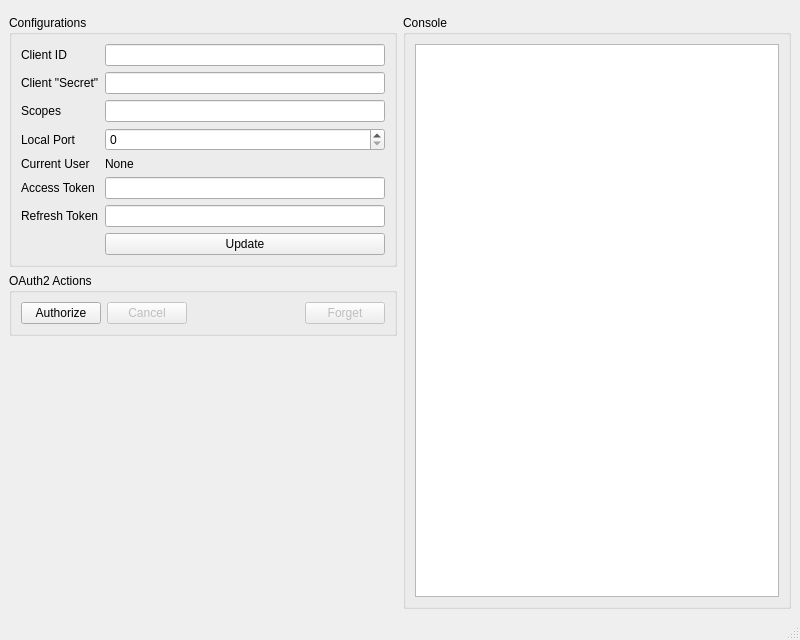
<?xml version="1.0" encoding="UTF-8"?>
<ui version="4.0">
 <class>MainWindow</class>
 <widget class="QMainWindow" name="MainWindow">
  <property name="geometry">
   <rect>
    <x>0</x>
    <y>0</y>
    <width>800</width>
    <height>640</height>
   </rect>
  </property>
  <property name="windowTitle">
   <string>MainWindow</string>
  </property>
  <widget class="QWidget" name="mainWidget">
   <layout class="QVBoxLayout" name="verticalLayout_4">
    <item>
     <widget class="KMessageWidget" name="messageWidget">
      <property name="frameShape">
       <enum>QFrame::StyledPanel</enum>
      </property>
      <property name="frameShadow">
       <enum>QFrame::Raised</enum>
      </property>
     </widget>
    </item>
    <item>
     <layout class="QHBoxLayout" name="horizontalLayout">
      <item>
       <layout class="QVBoxLayout" name="verticalLayout">
        <item>
         <widget class="QGroupBox" name="groupBox">
          <property name="title">
           <string>Configurations</string>
          </property>
          <layout class="QVBoxLayout" name="verticalLayout_2">
           <item>
            <layout class="QFormLayout" name="formLayout">
             <item row="0" column="0">
              <widget class="QLabel" name="label">
               <property name="text">
                <string>Client ID</string>
               </property>
              </widget>
             </item>
             <item row="0" column="1">
              <widget class="QLineEdit" name="lineEditClientID"/>
             </item>
             <item row="1" column="0">
              <widget class="QLabel" name="label_2">
               <property name="text">
                <string>Client &quot;Secret&quot;</string>
               </property>
              </widget>
             </item>
             <item row="1" column="1">
              <widget class="QLineEdit" name="lineEditClientSecret"/>
             </item>
             <item row="2" column="0">
              <widget class="QLabel" name="label_4">
               <property name="text">
                <string>Scopes</string>
               </property>
              </widget>
             </item>
             <item row="2" column="1">
              <widget class="QLineEdit" name="lineEditScopes"/>
             </item>
             <item row="3" column="0">
              <widget class="QLabel" name="label_3">
               <property name="text">
                <string>Local Port</string>
               </property>
              </widget>
             </item>
             <item row="3" column="1">
              <widget class="QSpinBox" name="spinBoxLocalPort">
               <property name="maximum">
                <number>65535</number>
               </property>
              </widget>
             </item>
             <item row="4" column="0">
              <widget class="QLabel" name="label_5">
               <property name="text">
                <string>Current User</string>
               </property>
              </widget>
             </item>
             <item row="4" column="1">
              <widget class="QLabel" name="labelCurrentUser">
               <property name="text">
                <string>None</string>
               </property>
              </widget>
             </item>
             <item row="5" column="0">
              <widget class="QLabel" name="label_6">
               <property name="text">
                <string>Access Token</string>
               </property>
              </widget>
             </item>
             <item row="5" column="1">
              <widget class="QLineEdit" name="lineEditAccessToken"/>
             </item>
             <item row="6" column="0">
              <widget class="QLabel" name="label_7">
               <property name="text">
                <string>Refresh Token</string>
               </property>
              </widget>
             </item>
             <item row="6" column="1">
              <widget class="QLineEdit" name="lineEditRefreshToken"/>
             </item>
             <item row="7" column="1">
              <widget class="QPushButton" name="pushButtonUpdateConfigurations">
               <property name="text">
                <string>Update</string>
               </property>
              </widget>
             </item>
             <item row="7" column="0">
              <widget class="QLabel" name="label_8">
               <property name="text">
                <string/>
               </property>
              </widget>
             </item>
            </layout>
           </item>
          </layout>
         </widget>
        </item>
        <item>
         <widget class="QGroupBox" name="groupBox_2">
          <property name="title">
           <string>OAuth2 Actions</string>
          </property>
          <layout class="QHBoxLayout" name="horizontalLayout_2">
           <item>
            <widget class="QPushButton" name="pushButtonAuthorize">
             <property name="text">
              <string>Authorize</string>
             </property>
            </widget>
           </item>
           <item>
            <widget class="QPushButton" name="pushButtonCancel">
             <property name="enabled">
              <bool>false</bool>
             </property>
             <property name="text">
              <string>Cancel</string>
             </property>
            </widget>
           </item>
           <item>
            <spacer name="horizontalSpacer">
             <property name="orientation">
              <enum>Qt::Horizontal</enum>
             </property>
             <property name="sizeHint" stdset="0">
              <size>
               <width>40</width>
               <height>20</height>
              </size>
             </property>
            </spacer>
           </item>
           <item>
            <widget class="QPushButton" name="pushButtonForget">
             <property name="enabled">
              <bool>false</bool>
             </property>
             <property name="text">
              <string>Forget</string>
             </property>
            </widget>
           </item>
          </layout>
         </widget>
        </item>
        <item>
         <spacer name="verticalSpacer">
          <property name="orientation">
           <enum>Qt::Vertical</enum>
          </property>
          <property name="sizeHint" stdset="0">
           <size>
            <width>20</width>
            <height>40</height>
           </size>
          </property>
         </spacer>
        </item>
       </layout>
      </item>
      <item>
       <widget class="QGroupBox" name="groupBox_3">
        <property name="title">
         <string>Console</string>
        </property>
        <layout class="QVBoxLayout" name="verticalLayout_3">
         <item>
          <widget class="QPlainTextEdit" name="console">
           <property name="readOnly">
            <bool>false</bool>
           </property>
           <property name="textInteractionFlags">
            <set>Qt::LinksAccessibleByKeyboard|Qt::LinksAccessibleByMouse|Qt::TextBrowserInteraction|Qt::TextEditable|Qt::TextEditorInteraction|Qt::TextSelectableByKeyboard|Qt::TextSelectableByMouse</set>
           </property>
          </widget>
         </item>
        </layout>
       </widget>
      </item>
     </layout>
    </item>
   </layout>
  </widget>
  <widget class="QMenuBar" name="menubar">
   <property name="geometry">
    <rect>
     <x>0</x>
     <y>0</y>
     <width>800</width>
     <height>22</height>
    </rect>
   </property>
  </widget>
  <widget class="QStatusBar" name="statusbar"/>
 </widget>
 <customwidgets>
  <customwidget>
   <class>KMessageWidget</class>
   <extends>QFrame</extends>
   <header>KMessageWidget.h</header>
   <container>1</container>
  </customwidget>
 </customwidgets>
 <resources/>
 <connections/>
</ui>
